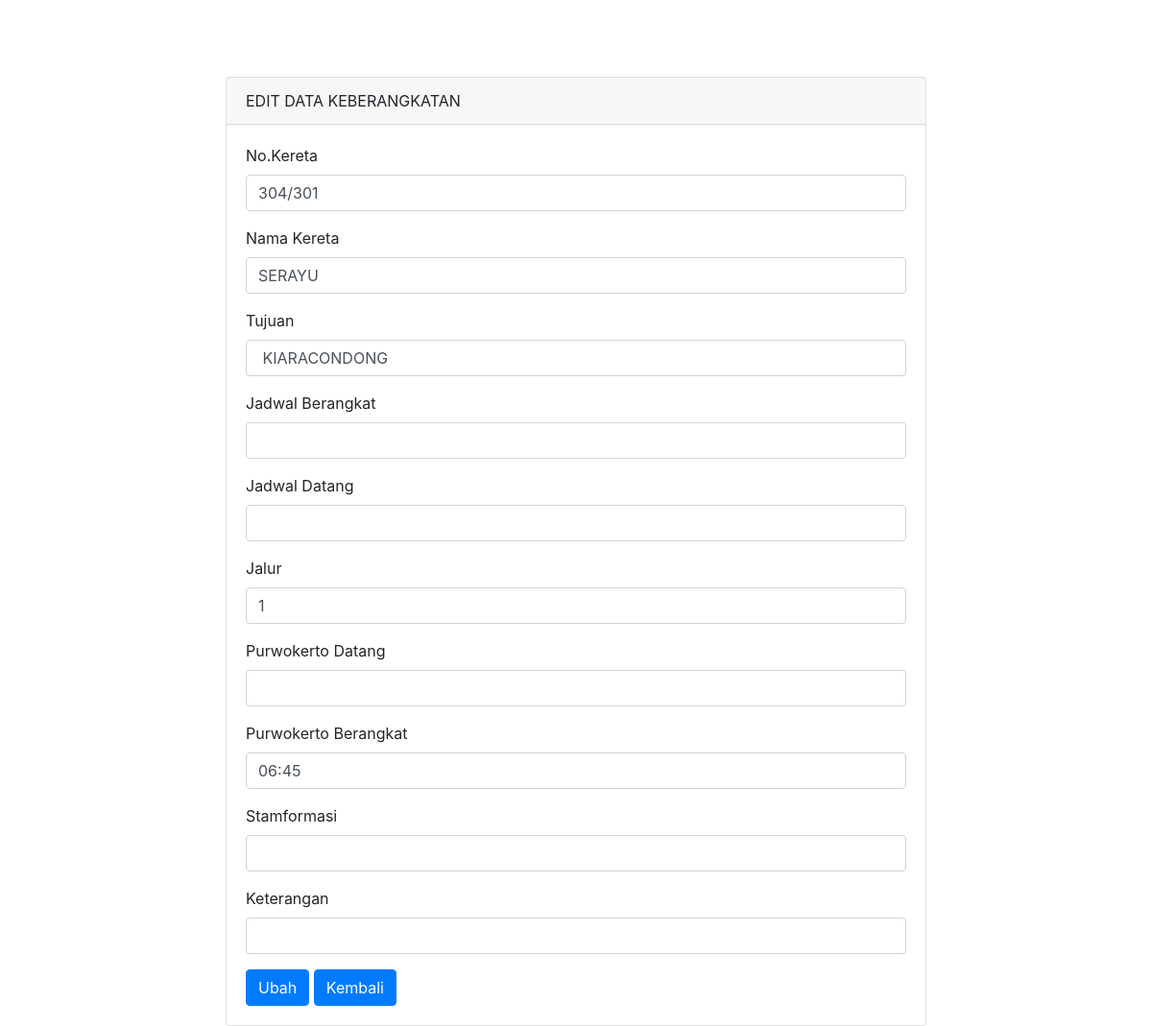
Screenshot of /Kutoarjo/modif-data/update.php?id=122 with the database file from the repository.
### tables this page shows
CREATE TABLE `departure_kutoarjo` (
  `id` int(11) NOT NULL,
  `nomor` int(11) NOT NULL,
  `no_ka` varchar(100) NOT NULL,
  `nama_ka` varchar(100) NOT NULL,
  `relasi` varchar(100) NOT NULL,
  `jadwal_berangkat` varchar(5) NOT NULL,
  `jadwal_datang` varchar(5) NOT NULL,
  `jumlah` int(1) NOT NULL,
  `purwokerto_datang` varchar(5) NOT NULL,
  `purwokerto_berangkat` varchar(5) NOT NULL,
  `stamformasi` varchar(100) NOT NULL,
  `keterangan` varchar(100) NOT NULL
);

### Kutoarjo/modif-data/update.php (the view, shortened to what this page needs)
<?php
include "koneksi.php";
$id = $_GET["id"];
        ?>
    <?php
$row = mysqli_fetch_array(mysqli_query($koneksi, "SELECT * FROM departure_kutoarjo WHERE id = '$id'"));
if($row['no_ka'] != ""){
?>
<!doctype html>
<html lang="en">
  <head>
    <link rel="stylesheet" href="https://stackpath.bootstrapcdn.com/bootstrap/4.4.1/css/bootstrap.min.css">
  </head>
  <body>
    <div class="container" style="margin-top: 80px">
      <div class="row">
        <div class="col-md-8 offset-md-2">
          <div class="card">
            <div class="card-header">
              EDIT DATA KEBERANGKATAN
            </div>
            <div class="card-body">
              <form method="POST">
                <div class="form-group">
                  <label>No.Kereta</label>
                  <input value='<?php echo $row['no_ka']; ?>' type="text" name="nomorka" class="form-control" style="text-transform: uppercase;">
                </div>
                <div class="form-group">
                  <label>Nama Kereta</label>
                  <input value='<?php echo $row['nama_ka']; ?>' type="text" name="nama_ka" class="form-control" style="text-transform: uppercase;">
                </div>
                <div class="form-group">
                  <label>Tujuan</label>
                  <input value='<?php echo $row['relasi']; ?>' type="text" name="relasi" class="form-control" style="text-transform: uppercase;">
                </div>
                <div class="form-group">
                  <label>Jadwal Berangkat</label>
                  <input value='<?php echo $row['jadwal_berangkat']; ?>' type="text" name="jadwal_brgkt" class="form-control" style="text-transform: uppercase;">
                </div>
                <div class="form-group">
                  <label>Jadwal Datang</label>
                  <input value='<?php echo $row['jadwal_datang']; ?>' type="text" name="jadwal_dtg" class="form-control" style="text-transform: uppercase;">
                </div>
                <div class="form-group">
                  <label>Jalur</label>
                  <input value='<?php echo $row['jumlah']; ?>' type="number" name="jumlah" class="form-control" style="text-transform: uppercase;">
                </div>
                <div class="form-group">
                  <label>Purwokerto Datang</label>
                  <input value='<?php echo $row['purwokerto_datang']; ?>' type="text" name="pwtdtg" class="form-control" style="text-transform: uppercase;">
                </div>
                <div class="form-group">
                  <label>Purwokerto Berangkat</label>
                  <input value='<?php echo $row['purwokerto_berangkat']; ?>' type="text" name="pwtbrk" class="form-control" style="text-transform: uppercase;">
                </div>
                <div class="form-group">
                  <label>Stamformasi</label>
                  <input value='<?php echo $row['stamformasi']; ?>' type="text" name="stamformasi" class="form-control" style="text-transform: uppercase;">
                </div>
                <div class="form-group">
                  <label>Keterangan</label>
                  <input value='<?php echo $row['keterangan']; ?>' type="text" name="keterangan" class="form-control" style="text-transform: uppercase;">
                </div>
                <button type="submit" class="btn btn-primary" name="ubah">Ubah</button>
                <button class="btn btn-primary" name="kembali">Kembali</button>
              </form>
              <?php
}?>
            </div>
          </div>
        </div>
      </div>
    </div>
  </body>
</html>

### rows the page displays
departure_kutoarjo: nomorka "304/301", nama_ka "SERAYU", relasi "KIARACONDONG", jumlah "1", pwtbrk "06:45"
